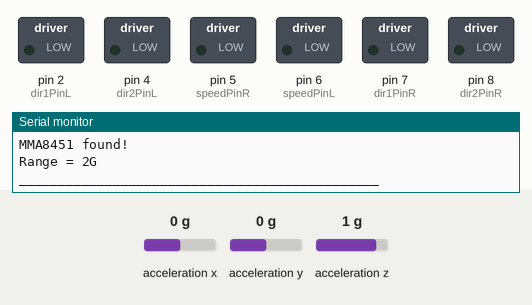
The sketch below on a simulated Arduino Uno, built with avr-gcc and run on an emulated ATmega328P. On the bench: switched loads named in the sketch (green lamp = pin HIGH), the last lines printed to the serial monitor. The test bench sets the inputs (shaded band); at power-on: acceleration x 0 g, acceleration y 0 g, acceleration z 1 g.

Above: at 0.05 s.
At 1.25 s:
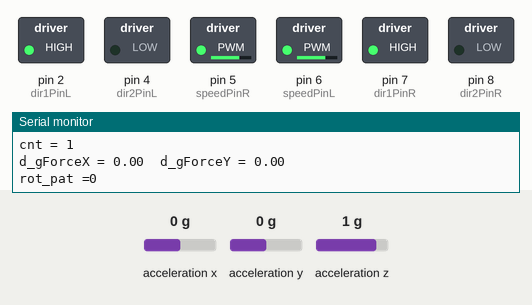
Timing chart, 0 to 3.0 s (numbered marks = the images above):
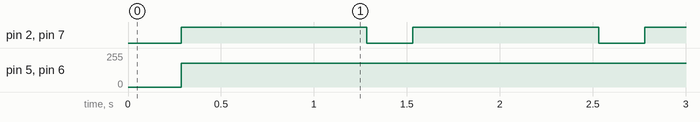

The sketch:

car_control_2MMA.ino
```cpp
#include <ir_Lego_PF_BitStreamEncoder.h>
#include <boarddefs.h>
#include <IRremoteInt.h>
#include <IRremote.h>
#include <Wire.h>
#include <Adafruit_MMA8451.h>
#include <Adafruit_Sensor.h>


/*  ___   ___  ___  _   _  ___   ___   ____ ___  ____
 * / _ \ /___)/ _ \| | | |/ _ \ / _ \ / ___) _ \|    \
 *| |_| |___ | |_| | |_| | |_| | |_| ( (__| |_| | | | |
 * \___/(___/ \___/ \__  |\___/ \___(_)____)___/|_|_|_|
 *                  (____/
 * www.osoyoo.com IR remote control smart car
 * program tutorial : http://osoyoo.com/2017/04/16/control-smart-car-with-ir/
 *  Copyright John Yu
 */
#include <IRremote.h>
/*Declare L298N Dual H-Bridge Motor Controller directly since there is not a library to load.*/
//Define L298N Dual H-Bridge Motor Controller Pins
#define dir1PinL  2    //Motor direction
#define dir2PinL  4    //Motor direction
#define speedPinL 6    // Needs to be a PWM pin to be able to control motor speed

#define dir1PinR  7    //Motor direction
#define dir2PinR  8   //Motor direction
#define speedPinR 5    // Needs to be a PWM pin to be able to control motor speed

#define IR_PIN    3 //IR receiver Signal pin connect to Arduino pin 3

 #define IR_ADVANCE       0x00FF18E7       //code from IR controller "▲" button
 #define IR_BACK          0x00FF4AB5       //code from IR controller "▼" button
 #define IR_RIGHT         0x00FF5AA5       //code from IR controller ">" button
 #define IR_LEFT          0x00FF10EF       //code from IR controller "<" button
 #define IR_STOP          0x00FF38C7       //code from IR controller "OK" button
 #define IR_turnsmallleft 0x00FFB04F       //code from IR controller "#" button
 #define SPEED 180       //speed of car
 #define DelayTime 500       //speed of car
 const int speed_var_rot_pat_1 = 180;
 const int speed_var_rot_pat_2 = 180;
 const int speed_var_rot_pat_3 = 180;
 const int speed_var_rot_pat_4 = 180;
 const int speed_var_rot_pat_5 = 180;
 const int speed_var_rot_pat_6 = 180;
 const int speed_var_rot_pat_7 = 180;
 const int speed_var_rot_pat_8 = 180;
 const int speed_var_rot_pat_0 = 180;

 const int move_time_rot_pat_1 = 500;
 const int move_time_rot_pat_2 = 500;
 const int move_time_rot_pat_3 = 500;
 const int move_time_rot_pat_4 = 500;
 const int move_time_rot_pat_5 = 500;
 const int move_time_rot_pat_6 = 500;
 const int move_time_rot_pat_7 = 500;
 const int move_time_rot_pat_8 = 500;
 const int move_time_rot_pat_0 = 1000;


#define ACmeter_count 3  //加速度センサのtmp値を何回の平均値とするか
#define ACmeter_buf_count 10 //過去何回のtmp値を保存し、その平均をとるか
#define gForceX_threshold 0.02
#define gForceY_threshold 0.02
#define gForceZ_threshold 0.02

enum DN
{
  GO_ADVANCE, //go forward
  GO_LEFT, //left turn
  GO_RIGHT,//right turn
  GO_BACK,//backward
  STOP_STOP,
  DEF
}Drive_Num=DEF;

bool stopFlag = true;//set stop flag
bool JogFlag = false;
uint16_t JogTimeCnt = 0;
uint32_t JogTime=0;
uint8_t motor_update_flag = 0;

long accelX, accelY, accelZ;
float gForceX, gForceY, gForceZ;

long gyroX, gyroY, gyroZ;
float rotX, rotY, rotZ;

float xbuf[ACmeter_buf_count], ybuf[ACmeter_buf_count],zbuf[ACmeter_buf_count];
int counter = 0;
int cnt =0;
int flag = 0;

//センサー定義
Adafruit_MMA8451 mma = Adafruit_MMA8451();
 IRrecv IR(IR_PIN);  //   IRrecv object  IR get code from IR remoter
 decode_results IRresults;

/***************motor control***************/

void go_Advance(int speed_var)  //Forward
{
  digitalWrite(dir1PinL, HIGH);
  digitalWrite(dir2PinL,LOW);
  digitalWrite(dir1PinR,HIGH);
  digitalWrite(dir2PinR,LOW);
  analogWrite(speedPinL,speed_var);
  analogWrite(speedPinR,speed_var);
}
void go_Left(int speed_var)  //Turn left
{
  digitalWrite(dir1PinL, HIGH);
  digitalWrite(dir2PinL,LOW);
  digitalWrite(dir1PinR,LOW);
  digitalWrite(dir2PinR,HIGH);
  analogWrite(speedPinL,speed_var);
  analogWrite(speedPinR,speed_var);
}
void go_Right(int speed_var)  //Turn right
{
  digitalWrite(dir1PinL, LOW);
  digitalWrite(dir2PinL,HIGH);
  digitalWrite(dir1PinR,HIGH);
  digitalWrite(dir2PinR,LOW);
  analogWrite(speedPinL,speed_var);
  analogWrite(speedPinR,speed_var);

}
void go_Back(int speed_var)  //Reverse
{
  digitalWrite(dir1PinL, LOW);
  digitalWrite(dir2PinL,HIGH);
  digitalWrite(dir1PinR,LOW);
  digitalWrite(dir2PinR,HIGH);
  analogWrite(speedPinL,speed_var);
  analogWrite(speedPinR,speed_var);

}
void stop_Stop()    //Stop
{
  digitalWrite(dir1PinL, LOW);
  digitalWrite(dir2PinL,LOW);
  digitalWrite(dir1PinR,LOW);
  digitalWrite(dir2PinR,LOW);
}
void movement(int move_time)
{
      delay(move_time);
       stop_Stop();
}

/**************detect IR code***************/
/*
void do_IR_Tick()
{
  if(IR.decode(&IRresults))
  {
    if(IRresults.value==IR_ADVANCE)
    {
      go_Advance();
    //movement(); //前進の移動時間を長くするため、これはコメントアウト
    delay(2000);
    stop_Stop();
    Serial.print("GO ADVANCE\n");
    }
    else if(IRresults.value==IR_RIGHT)
    {
       go_Right();
    movement();
     Serial.print("GO RIGHT\n");
    }
    else if(IRresults.value==IR_LEFT)
    {
       go_Left();
    movement();
    Serial.print("GO LEFT\n");
    }
    else if(IRresults.value==IR_BACK)
    {
         go_Back();
    movement();
    Serial.print("GO BACK\n");
    }
    else if(IRresults.value==IR_STOP)
    {
        stop_Stop();
    }
    IRresults.value = 0;
    IR.resume();
  }
}
*/
/***********加速度センサからの入力に応じた処理***********/
float xaverage() {
  float avex = 0;
  for ( int s = 0; s < ACmeter_buf_count; s++){
    avex = avex + xbuf[s];
  }
  avex = avex/ACmeter_buf_count;
  return avex;
}
float yaverage() {
  float avey = 0;
  for ( int s = 0; s < ACmeter_buf_count; s++){
    avey = avey + ybuf[s];
  }
  avey = avey/ACmeter_buf_count;
  return avey;
}
float zaverage() {
  float avez= 0;
  for (int s =0; s < ACmeter_buf_count; s++){
    avez = avez + zbuf[s];
  }
  avez = avez/ACmeter_buf_count;
  return avez;
}

void do_ACmeter_move(){
  /*ここに、gForceX, gForceY, gForceZ, rotX, rotY, rotZの値に応じた処理を書く*/
  /*この加速度センサはx、y、z軸いずれも、鉛直上を向いているときに、+1gとなる。*/
  /*姿勢は、車が鉛直壁に張り付いているとして、z軸方向が壁の法線方向と考えられるので、加速度のx軸、y軸成分(gForceX, gForeceY)を読み取り、それらの変化から姿勢を制御することを目標とする。*/
  /*進行パターンを縦移動か横移動かで制御が変わるのか。*/
  /*それとも、過去フレームからのずれを検知し、それを小さくするという制御を書くのか。*/
  /*今回は後者の方を目指すものとし、コードを書く。*/
  float tmp_gForceX = 0;
  float tmp_gForceY = 0;
  float tmp_gForceZ = 0;
  float mean_gForceX = 0;
  float mean_gForceY = 0;
  float mean_gForceZ = 0;

  float d_gForceX = 0;
  float d_gForceY = 0;
  float d_gForceZ = 0;
  int rot_pat = 0;


    Serial.print("______________________________________________\n");


   for (int i=0; i<ACmeter_count; i++) {
    //Serial.print("i = ");
    //Serial.print(i);
    recordAccelRegisters();


    Serial.print("  Accel");
    Serial.print("    X=");
    Serial.print(gForceX);
    Serial.print('g');
    Serial.print("    Y=");
    Serial.print(gForceY);
    Serial.print('g');
    Serial.print("    Z=");
    Serial.print(gForceZ);
    Serial.println('g');


    tmp_gForceX = tmp_gForceX + gForceX;
    tmp_gForceY = tmp_gForceY + gForceY;
    tmp_gForceZ = tmp_gForceZ + gForceZ;
   }
   tmp_gForceX = tmp_gForceX / ACmeter_count;
   tmp_gForceY = tmp_gForceY / ACmeter_count;
   tmp_gForceZ = tmp_gForceZ / ACmeter_count;


   Serial.print("tmp_gForceX = ");
   Serial.print(tmp_gForceX);
   Serial.print("    tmp_gForceY = ");
   Serial.print(tmp_gForceY);
   Serial.print("    tmp_gForceZ = ");
   Serial.print(tmp_gForceZ);
   Serial.print("  \n");


  xbuf[counter] = tmp_gForceX;
  ybuf[counter] = tmp_gForceY;
  zbuf[counter] = tmp_gForceZ;
  //Serial.print("counter = ");
  //Serial.print(counter);
  //Serial.print("  \n");
  //Serial.print("xbuf[counter] =");
  //Serial.print(xbuf[counter]);
  //Serial.print("  \n");
  counter++;

  if ( cnt < ACmeter_buf_count) cnt++;


  Serial.print("cnt = ");
  Serial.print(cnt);
  Serial.print("\n");


  if ( counter == ACmeter_buf_count) {
    counter = 0;
    flag = 1;
  }
  if (flag == 1) {
    //Serial.print("ここ");
//    mean_gForceX = xaverage();
//    mean_gForceY = yaverage();
//    mean_gForceZ = zaverage();

    mean_gForceX = -0.82;
    mean_gForceY = 0;
    mean_gForceZ = 0.51;

    Serial.print("mean_gForceX = ");
    Serial.print(mean_gForceX);
    Serial.print("    mean_gForceY = ");
    Serial.print(mean_gForceY);
    Serial.print("    mean_gForceZ = ");
    Serial.print(mean_gForceZ);
    Serial.print("  \n");


  }

  //まず、変化の差分をd_に代入。
      d_gForceX = tmp_gForceX - mean_gForceX;
      d_gForceY = tmp_gForceY - mean_gForceY;


      Serial.print("d_gForceX = ");
      Serial.print(d_gForceX);
      Serial.print("  d_gForceY = ");
      Serial.print(d_gForceY);
      Serial.print("\n");


  //先の変化から十分なデータ数を取ってから(cntがACmeter_buf_count分たまったら）、また変化したら、って意味の二重if文。
  if ( (d_gForceX>gForceX_threshold) || (d_gForceY>gForceY_threshold) ) {
      if (cnt>=ACmeter_buf_count) {


      //ここから回転パターンの識別に入る。
      if (d_gForceX > 0 && d_gForceY > 0 && tmp_gForceX < 0) { //tmp_gForceXの正負を比較することで、rot_pat = 1と=6とを区別。以下同様。
        rot_pat = 1;
      } else if (d_gForceX > 0 && d_gForceY < 0 && tmp_gForceX > 0) {
        rot_pat = 2;
      } else if (d_gForceX < 0 && d_gForceY < 0 && tmp_gForceX > 0) {
        rot_pat = 3;
      } else if (d_gForceX < 0 && d_gForceY > 0 && tmp_gForceX < 0) {
        rot_pat = 4;
      } else if (d_gForceX > 0 && d_gForceY < 0 && tmp_gForceX < 0) {
        rot_pat = 5;
      } else if (d_gForceX > 0 && d_gForceY > 0 && tmp_gForceX > 0) {
        rot_pat = 6;
      } else if (d_gForceX < 0 && d_gForceY > 0 && tmp_gForceX > 0) {
        rot_pat = 7;
      } else if (d_gForceX < 0 && d_gForceY < 0 && tmp_gForceX < 0) {
        rot_pat = 8;
      }
    }
   } else { //変化が検出されなかったら、回転パターンを0に戻す。
    if (cnt>=ACmeter_buf_count){
    //rot_pat = 0;
    }
   }

  switch (rot_pat) {
    case 1:
      Serial.print("rot_pat =");
      Serial.print(rot_pat);
      Serial.print("\n");
      go_Right(speed_var_rot_pat_1); //回転スピードの設定
      movement(move_time_rot_pat_1); //移動時間の設定
      Serial.print("  GO RIGHT\n");
      break;
    case 2:
      Serial.print("rot_pat =");
      Serial.print(rot_pat);
      Serial.print("\n");
      go_Right(speed_var_rot_pat_2); //回転スピードの設定
      movement(move_time_rot_pat_2); //移動時間の設定
      Serial.print("  GO RIGHT\n");
      break;
    case 3:
      Serial.print("rot_pat =");
      Serial.print(rot_pat);
      Serial.print("\n");
      go_Right(speed_var_rot_pat_3); //回転スピードの設定
      movement(move_time_rot_pat_3); //移動時間の設定
      Serial.print("  GO RIGHT\n");
      break;
    case 4:
      Serial.print("rot_pat =");
      Serial.print(rot_pat);
      Serial.print("\n");
      go_Right(speed_var_rot_pat_4); //回転スピードの設定
      movement(move_time_rot_pat_4); //移動時間の設定
      Serial.print("  GO RIGHT\n");
      break;
    case 5:
      Serial.print("rot_pat =");
      Serial.print(rot_pat);
      Serial.print("\n");
      go_Left(speed_var_rot_pat_5); //回転スピードの設定
      movement(move_time_rot_pat_5); //移動時間の設定
      Serial.print("  GO LEFT\n");
      break;
    case 6:
      Serial.print("rot_pat =");
      Serial.print(rot_pat);
      Serial.print("\n");
      go_Left(speed_var_rot_pat_6); //回転スピードの設定
      movement(move_time_rot_pat_6); //移動時間の設定
      Serial.print("  GO LEFT\n");
      break;
    case 7:
      Serial.print("rot_pat =");
      Serial.print(rot_pat);
      Serial.print("\n");
      go_Left(speed_var_rot_pat_7); //回転スピードの設定
      movement(move_time_rot_pat_7); //移動時間の設定
      Serial.print("  GO LEFT\n");
      break;
    case 8:
      Serial.print("rot_pat =");
      Serial.print(rot_pat);
      Serial.print("\n");
      go_Left(speed_var_rot_pat_8); //回転スピードの設定
      movement(move_time_rot_pat_8); //移動時間の設定
      Serial.print("  GO LEFT\n");
      break;
    case 0:
      Serial.print("rot_pat =");
      Serial.print(rot_pat);
      Serial.print("\n");
      go_Advance(speed_var_rot_pat_0);
      movement(move_time_rot_pat_0); //移動時間の設定
      stop_Stop();
      Serial.print("GO ADVANCE\n");
      break;
  }
}


/**************加速度センサのため*************/

void setupMMA8451() {
  Serial.begin(9600);

  Serial.println("Adafruit MMA8451");


  if (! mma.begin()) {
    Serial.println("Couldnt start");
    while (1);
  }
  Serial.println("MMA8451 found!");

  mma.setRange(MMA8451_RANGE_2_G);

  Serial.print("Range = "); Serial.print(2 << mma.getRange());
  Serial.println("G");
}

void recordAccelRegisters() {
  //加速度読み取り
  sensors_event_t event;
  mma.getEvent(&event);
  accelX = event.acceleration.x;
  accelY = event.acceleration.y;
  accelZ = event.acceleration.z;
  calculateAccelData();
}

void calculateAccelData() {
  //読み取った値をgに変換
  gForceX = accelX / 9.80;
  gForceY = accelY / 9.80;
  gForceZ = accelZ / 9.80;
}


//void printData() {
//  //シリアルモニタに出力
//  Serial.print("  Accel");
//  Serial.print(" X=");
//  Serial.print(gForceX);
//  Serial.print('g');
//  Serial.print(" Y=");
//  Serial.print(gForceY);
//  Serial.print('g');
//  Serial.print(" Z=");
//  Serial.print(gForceZ);
//  Serial.println('g');
//}
/************加速度センサのため***************/

void setup()
{
  pinMode(dir1PinL, OUTPUT);
  pinMode(dir2PinL, OUTPUT);
  pinMode(speedPinL, OUTPUT);
  pinMode(dir1PinR, OUTPUT);
  pinMode(dir2PinR, OUTPUT);
  pinMode(speedPinR, OUTPUT);
  stop_Stop();

  pinMode(IR_PIN, INPUT);
  digitalWrite(IR_PIN, HIGH);
  IR.enableIRIn();

  // シリアルポートを9600 bps[ビット/秒]で初期化
  Serial.begin(9600);

  //加速度センサを使うため
  Wire.begin();
  setupMMA8451();


}

/*********リモコンからの赤外線命令ではなく、加速度センサの値を読み取り、それに対応した動作を行うようにしよう。************/
/*void loop()
{
  do_IR_Tick();
  recordAccelRegisters();
  recordGyroRegisters();
  printData();
  delay(200);//このdelayは小さくするべきか
}*/


void loop(){
  do_ACmeter_move();
  //delay(5);//このdelayは小さくするべきか
}
```

Measured:
- by itself, pin 2 (dir1PinL), pin 7 (dir1PinR): alternates HIGH for 1.0 s and LOW for 0.32 s
- by itself, pin 5 (speedPinR), pin 6 (speedPinL): 0/255 → 180/255 at 0.29 s
